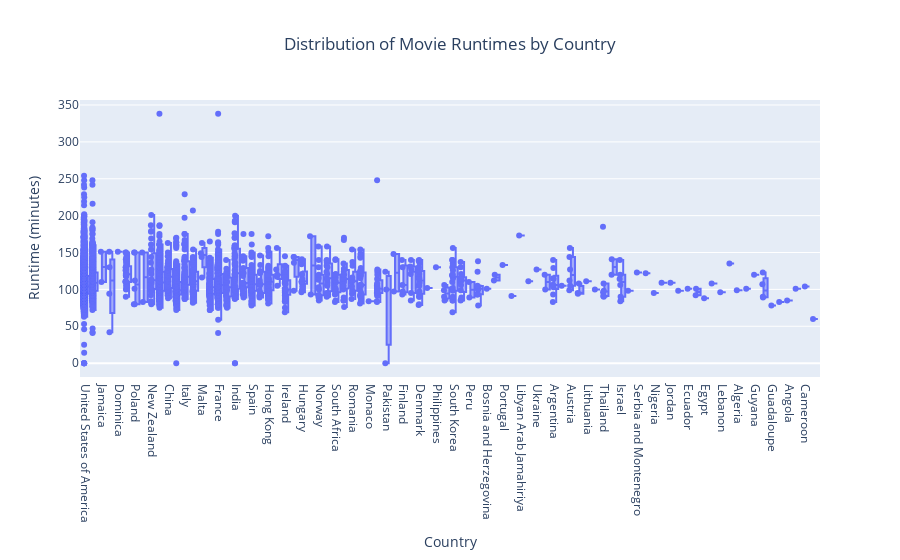

Notebook code for this chart:
### Code cell
fig = px.box(
    countries_expanded,
    x='country_name',
    y='rt_runtime',
    title='Distribution of Movie Runtimes by Country',
    labels={'rt_runtime': 'Runtime (minutes)', 'country_name': 'Country'},
    points='all'
)
fig.update_layout(xaxis_title='Country', yaxis_title='Runtime (minutes)', title_x=0.5)
fig.show()

### Figure 1 — Plotly figure (JSON) as saved in the notebook; plotly's stock layout.template omitted (floating-point values rounded to 4 significant figures; data arrays with more than 128 entries replaced by an {"elided": "..."} marker saying what was removed)
{"data": [{"alignmentgroup": "True", "boxpoints": "all", "hovertemplate": "Country=%{x}<br>Runtime (minutes)=%{y}<extra></extra>", "legendgroup": "", "marker": {"color": "#636efa"}, "name": "", "notched": false, "offsetgroup": "", "orientation": "v", "showlegend": false, "type": "box", "x": {"elided": "6434 str values"}, "x0": " ", "xaxis": "x", "y": {"elided": "6434 int values"}, "y0": " ", "yaxis": "y"}], "layout": {"boxmode": "group", "legend": {"tracegroupgap": 0}, "title": {"text": "Distribution of Movie Runtimes by Country", "x": 0.5}, "xaxis": {"anchor": "y", "domain": [0, 1], "title": {"text": "Country"}}, "yaxis": {"anchor": "x", "domain": [0, 1], "title": {"text": "Runtime (minutes)"}}}}
